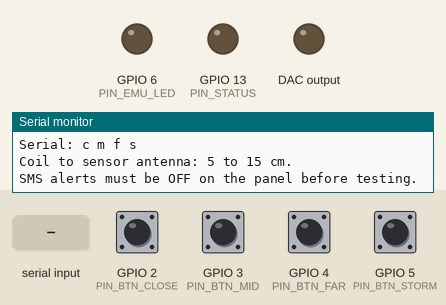
This sketch was run on a simulated ESP32-S3. On the bench: output pins drawn as LEDs (lit = HIGH), the last lines printed to the serial monitor. Wiring (inferred from the names in the program): MCP4725 DAC at I2C address 0x60. The inputs (shaded band) are chosen by the test bench; at power-on: GPIO 2 (PIN_BTN_CLOSE), GPIO 3 (PIN_BTN_MID), GPIO 4 (PIN_BTN_FAR), GPIO 5 (PIN_BTN_STORM) HIGH.

Above: at 1.2 s.
1.3 s: GPIO 5 (PIN_BTN_STORM) pulled LOW for 0.15 s
At 2.6 s:
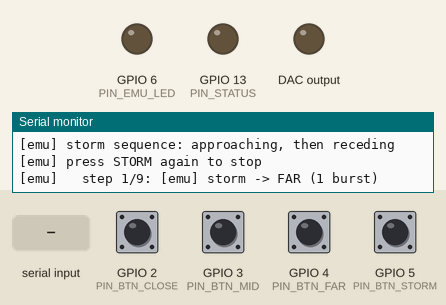
4.4 s: GPIO 5 (PIN_BTN_STORM) pulled LOW for 1 s
At 5.5 s:
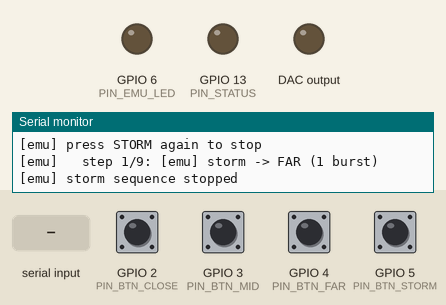
6.9 s: GPIO 2 (PIN_BTN_CLOSE) pulled LOW for 0.15 s
At 7.7 s:
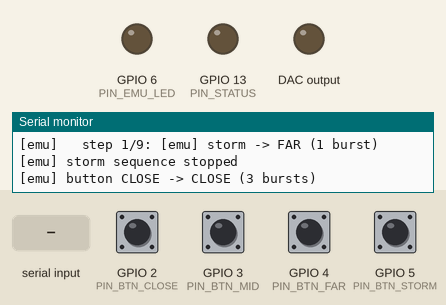
8.5 s: GPIO 3 (PIN_BTN_MID) pulled LOW for 0.15 s
At 9.7 s:
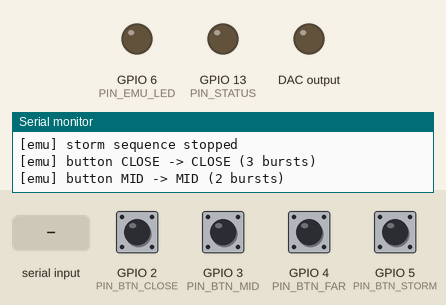
10.1 s: GPIO 4 (PIN_BTN_FAR) pulled LOW for 0.15 s
At 11.0 s:
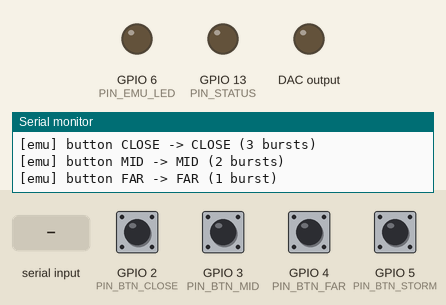
11.7 s: "c" received over Serial
At 12.3 s:
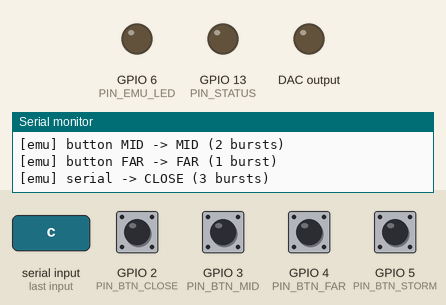
Timing chart, 0 to 14.2 s (numbered marks = the images above; inputs shaded):
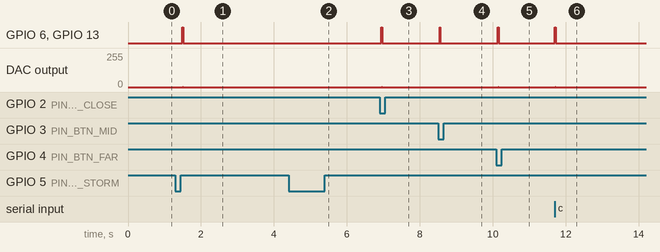

Measured:
- after the input at 1.3 s, GPIO 6 (PIN_EMU_LED), GPIO 13 (PIN_STATUS): LOW → HIGH after 0.19 s, → LOW 0.02 s later; DAC output: 0/255 → 1/255 after 0.20 s, → 0/255 0.01 s later
- after the input at 4.4 s, GPIO 6 (PIN_EMU_LED), GPIO 13 (PIN_STATUS): stays LOW (without the input it goes to HIGH after 0.11 s); DAC output: stays 0/255 (without the input it goes to 1/255 after 0.12 s)
- after the input at 6.9 s, GPIO 6 (PIN_EMU_LED), GPIO 13 (PIN_STATUS): LOW → HIGH at once, → LOW 0.03 s later; DAC output: 0/255 → 1/255 after 0.06 s, → 0/255 0.01 s later
- after the input at 8.5 s, GPIO 6 (PIN_EMU_LED), GPIO 13 (PIN_STATUS): LOW → HIGH at once, → LOW 0.02 s later; DAC output: 0/255 → 1/255 after 0.05 s, → 0/255 0.01 s later
- after the input at 10.1 s, GPIO 6 (PIN_EMU_LED), GPIO 13 (PIN_STATUS): LOW → HIGH at once, → LOW 0.02 s later; DAC output: 0/255 → 1/255 after 0.05 s, → 0/255 0.01 s later
- after the input at 11.7 s, GPIO 6 (PIN_EMU_LED), GPIO 13 (PIN_STATUS): LOW → HIGH at once, → LOW 0.03 s later; DAC output: 0/255 → 1/255 at once, → 0/255 0.01 s later

The sketch:

lightning_emulator.ino
```cpp
// =========================================================================
//
//  Stratus AS3935 Lightning Emulator
//  Arduino Nano host for the Thunder EMU Click: injects synthetic strikes for
//  bench testing.
//
//  Property of METRON (PTY) LTD | Inteltronics
//  Developed by L.J. Esterhuizen, Inteltronics
//
// =========================================================================

/*
 * AS3935 lightning emulator - Arduino Nano + MikroElektronika Thunder EMU Click.
 *
 * PROCESS
 *   1. Host writes a 20-sample decaying profile to the Click's MCP4725 DAC.
 *   2. DAC output drives an inductor, emitting an RF burst.
 *   3. Burst repeats (3 - mode) times: CLOSE 3, MID 2, FAR 1.
 *   4. 10 ms tail, then DAC parked powered-down at 0.
 *   5. AS3935 receives the burst and derives its own distance and energy.
 *
 * TIMING
 *   I2C 100 kHz. One 2-byte write = ~280 us bus time.
 *   Inter-sample delay 22 us. Sample period ~300 us. Burst ~6 ms.
 *
 * DAC PROTOCOL
 *   MCP4725 at 0x60, or 0x61 when strapped.
 *   Fast-mode write, 2 bytes:
 *     byte0 = mode | ((value >> 8) & 0x0F)
 *     byte1 = value & 0xFF
 *   mode 0x00 = normal, 0x10 = powered down through 1k.
 *
 * WIRING
 *   A4  -> SDA
 *   A5  -> SCL
 *   D6  -> RST                  Click thunder LED
 *   D2  -> button to GND        CLOSE
 *   D3  -> button to GND        MID
 *   D4  -> button to GND        FAR
 *   D5  -> button to GND        STORM sequence
 *   D13 -> on-board LED         activity
 *   AN, PWM, INT: not connected. These are the Click's own buttons, wired as
 *   host inputs. The Click cannot emit a burst on its own.
 *
 * LEVELS
 *   Nano is 5 V. Click is 3.3 V unless its voltage jumper selects 5 V.
 *   3.3 V board: power from 3V3, level-shift SDA and SCL.
 *
 * RANGE
 *   Emulator coil to sensor antenna: 5 to 15 cm.
 */

#include <Wire.h>

// ---------------------------------------------------------------------------
// Configuration
// ---------------------------------------------------------------------------

// MCP4725 address candidates, probed in order at boot.
static const uint8_t DAC_ADDR_PRIMARY = 0x60;
static const uint8_t DAC_ADDR_ALT = 0x61;
static uint8_t dacAddr = DAC_ADDR_PRIMARY;   // resolved in setup()

// DAC fast-mode command bits.
static const uint8_t DAC_FAST_NORMAL = 0x00;
static const uint8_t DAC_FAST_PDOWN_1K = 0x10;

// Emulation modes. Burst count is 3 - mode.
static const uint8_t MODE_CLOSE = 0;
static const uint8_t MODE_MID = 1;
static const uint8_t MODE_FAR = 2;

// Pins.
static const uint8_t PIN_BTN_CLOSE = 2;
static const uint8_t PIN_BTN_MID = 3;
static const uint8_t PIN_BTN_FAR = 4;
static const uint8_t PIN_BTN_STORM = 5;
static const uint8_t PIN_EMU_LED = 6;    // mikroBUS RST
static const uint8_t PIN_STATUS = 13;    // on-board LED

// Debounce window, and minimum interval between two accepted presses.
static const unsigned long DEBOUNCE_MS = 40;
static const unsigned long RETRIGGER_LOCKOUT_MS = 400;

// I2C timeout. Bounds a transfer if SDA is held low.
static const uint32_t I2C_TIMEOUT_US = 3000;

/* Whether this core can arm that timeout.
 *
 * setWireTimeout was added to the CLASSIC AVR Wire library only. It is absent
 * from megaavr and from SAMD, so calling it unguarded is a compile error
 * ("class TwoWire has no member named setWireTimeout") on two of the three
 * boards this rig is documented to run on:
 *
 *   - Nano 33 IoT   (SAMD21,   ARDUINO_ARCH_SAMD)
 *   - Nano Every    (ATmega4809, ARDUINO_ARCH_MEGAAVR)
 *
 * Both are named in the README as the way to avoid level-shifting a 3.3 V
 * Click, and neither would build before this guard.
 *
 * Detected by architecture rather than by a feature macro because the AVR Wire
 * library does not publish one: its header defines WIRE_HAS_END and nothing for
 * the timeout API, so there is nothing to test for. ARDUINO_ARCH_AVR is
 * therefore the honest proxy - classic AVR has it, the others do not.
 *
 * An AVR core older than 1.8.1 predates the API and cannot be distinguished by
 * any macro the core defines, so it is handled by hand: build with
 * -DEMU_NO_I2C_TIMEOUT, or update the core, which is the better answer.
 *
 * Losing the timeout is a worse failure mode rather than a broken build: a bus
 * held low hangs the sketch instead of failing the write. dacWrite still reports
 * a missing ACK for every other fault. setup() says which build you got, because
 * "it hangs" and "it prints DAC DID NOT ACK" are very different things to debug.
 */
#if defined(ARDUINO_ARCH_AVR) && !defined(EMU_NO_I2C_TIMEOUT)
  #define EMU_I2C_TIMEOUT_ARMED 1
#else
  #define EMU_I2C_TIMEOUT_ARMED 0
#endif

// Vendor DAC profile: 20 samples, 12-bit, decaying.
static const uint16_t THUNDER_PROFILE[20] = {
  1030, 730, 520, 370, 270, 200, 150, 110, 90, 70,
  60, 50, 45, 43, 40, 37, 35, 33, 32, 31
};

/* Button debounce state.
 *
 * Declared up here, ahead of the first function in the sketch, because it has to
 * be. The Arduino build generates a prototype for every function and inserts the
 * whole block at the line of the FIRST function definition, so any type used in a
 * signature below that line does not exist yet when its own prototype is read.
 * With this struct further down, next to the code that uses it, the sketch failed
 * with "'Button' was not declared in this scope" pointing at a definition that is
 * plainly right there - the prototype the build inserted is what could not see it.
 *
 * Keep type definitions above dacWrite, which is the first function in this file.
 */
struct Button {
  uint8_t pin;
  uint8_t stable;                          // last debounced level
  bool timing;                             // a level change is being timed
  unsigned long changedAt;                 // when the raw level moved
  bool everFired;                          // has fired at least once
  unsigned long firedAt;                   // when it last fired
};

static Button buttons[4] = {
  { PIN_BTN_CLOSE, HIGH, false, 0, false, 0 },
  { PIN_BTN_MID,   HIGH, false, 0, false, 0 },
  { PIN_BTN_FAR,   HIGH, false, 0, false, 0 },
  { PIN_BTN_STORM, HIGH, false, 0, false, 0 },
};

// ---------------------------------------------------------------------------
// DAC
// ---------------------------------------------------------------------------

/* One fast-mode write. Returns true on ACK. Value clamped to 12 bits. */
static bool dacWrite(uint8_t mode, uint16_t value) {
  if (value > 0x0FFF) {
    value = 0x0FFF;
  }
  Wire.beginTransmission(dacAddr);
  Wire.write((uint8_t)(mode | ((value >> 8) & 0x0F)));
  Wire.write((uint8_t)(value & 0xFF));
  return Wire.endTransmission() == 0;
}

/* Zero-length write: does a device ACK this address? */
static bool dacPresentAt(uint8_t addr) {
  Wire.beginTransmission(addr);
  return Wire.endTransmission() == 0;
}

/* Probe 0x60 then 0x61. Sets dacAddr. False if neither answers. */
static bool dacFind() {
  if (dacPresentAt(DAC_ADDR_PRIMARY)) { dacAddr = DAC_ADDR_PRIMARY; return true; }
  if (dacPresentAt(DAC_ADDR_ALT))     { dacAddr = DAC_ADDR_ALT;     return true; }
  return false;
}

// ---------------------------------------------------------------------------
// Emulation
// ---------------------------------------------------------------------------

/* Emit one strike.
   (3 - mode) bursts of the 20-sample profile, 22 us between samples,
   10 ms tail, then park the DAC powered down at 0. */
static bool generateThunder(uint8_t mode) {
  if (mode > MODE_FAR) {
    return false;
  }
  bool ok = true;
  uint8_t bursts = 3 - mode;

  digitalWrite(PIN_EMU_LED, HIGH);
  digitalWrite(PIN_STATUS, HIGH);

  while (bursts--) {
    for (uint8_t i = 0; i < 20; i++) {
      ok &= dacWrite(DAC_FAST_NORMAL, THUNDER_PROFILE[i]);
      delayMicroseconds(22);
    }
  }

  delay(10);
  ok &= dacWrite(DAC_FAST_PDOWN_1K, 0x0000);

  digitalWrite(PIN_EMU_LED, LOW);
  digitalWrite(PIN_STATUS, LOW);
  return ok;
}

static const char *modeName(uint8_t mode) {
  switch (mode) {
    case MODE_CLOSE: return "CLOSE";
    case MODE_MID:   return "MID";
    case MODE_FAR:   return "FAR";
    default:         return "?";
  }
}

/* Emit one strike and log it. No ACK means nothing was emitted. */
static void fire(uint8_t mode, const char *why) {
  bool ok = generateThunder(mode);
  Serial.print(F("[emu] "));
  Serial.print(why);
  Serial.print(F(" -> "));
  Serial.print(modeName(mode));
  Serial.print(F(" ("));
  Serial.print(3 - mode);
  Serial.print(F(" burst"));
  Serial.print((3 - mode) == 1 ? F(")") : F("s)"));
  if (!ok) {
    Serial.print(F("  ** DAC DID NOT ACK - nothing emitted **"));
  }
  Serial.println();
}

/* Block until STORM has been released for DEBOUNCE_MS. */
static void waitForStormRelease() {
  unsigned long stableSince = 0;
  while (true) {
    if (digitalRead(PIN_BTN_STORM) == HIGH) {
      if (stableSince == 0) {
        stableSince = millis();
      } else if (millis() - stableSince >= DEBOUNCE_MS) {
        return;
      }
    } else {
      stableSince = 0;
    }
    delay(5);
  }
}

/* Wait `ms`. Returns true early if STORM is pressed again. */
static bool waitOrAbort(unsigned long ms) {
  unsigned long start = millis();
  unsigned long downSince = 0;
  while (millis() - start < ms) {
    if (digitalRead(PIN_BTN_STORM) == LOW) {
      if (downSince == 0) {
        downSince = millis();
      } else if (millis() - downSince >= DEBOUNCE_MS) {
        waitForStormRelease();
        return true;
      }
    } else {
      downSince = 0;
    }
    delay(5);
  }
  return false;
}

/* Scripted storm: 9 strikes, far to close then receding, 3 s apart.
   Waits for release first so the starting press is not read as an abort.
   A second STORM press stops it. */
static void stormSequence() {
  static const uint8_t script[] = {
    MODE_FAR, MODE_FAR, MODE_MID, MODE_MID, MODE_CLOSE,
    MODE_CLOSE, MODE_CLOSE, MODE_MID, MODE_FAR
  };
  const uint8_t steps = sizeof(script) / sizeof(script[0]);

  Serial.println(F("[emu] storm sequence: approaching, then receding"));
  Serial.println(F("[emu] press STORM again to stop"));

  waitForStormRelease();

  for (uint8_t i = 0; i < steps; i++) {
    Serial.print(F("[emu]   step "));
    Serial.print(i + 1);
    Serial.print('/');
    Serial.print(steps);
    Serial.print(F(": "));
    fire(script[i], "storm");

    if (i + 1 < steps && waitOrAbort(3000)) {
      Serial.println(F("[emu] storm sequence stopped"));
      return;
    }
  }
  Serial.println(F("[emu] storm sequence complete"));
}

// ---------------------------------------------------------------------------
// Buttons
// ---------------------------------------------------------------------------

/* True once per press: falling edge, debounced, past the lockout.
   `timing` marks an in-progress debounce; `everFired` exempts the first
   press from the lockout comparison. */
static bool pressed(Button &b) {
  unsigned long now = millis();
  uint8_t raw = digitalRead(b.pin);

  if (raw != b.stable) {
    if (!b.timing) {
      b.timing = true;
      b.changedAt = now;
    } else if (now - b.changedAt >= DEBOUNCE_MS) {
      b.stable = raw;
      b.timing = false;
      if (raw == LOW &&
          (!b.everFired || (now - b.firedAt) >= RETRIGGER_LOCKOUT_MS)) {
        b.everFired = true;
        b.firedAt = now;
        return true;
      }
    }
  } else {
    b.timing = false;
  }
  return false;
}

// ---------------------------------------------------------------------------
// Setup and loop
// ---------------------------------------------------------------------------

void setup() {
  Serial.begin(115200);

  pinMode(PIN_BTN_CLOSE, INPUT_PULLUP);
  pinMode(PIN_BTN_MID, INPUT_PULLUP);
  pinMode(PIN_BTN_FAR, INPUT_PULLUP);
  pinMode(PIN_BTN_STORM, INPUT_PULLUP);
  pinMode(PIN_EMU_LED, OUTPUT);
  pinMode(PIN_STATUS, OUTPUT);
  digitalWrite(PIN_EMU_LED, LOW);
  digitalWrite(PIN_STATUS, LOW);

  Wire.begin();
  Wire.setClock(100000);

#if EMU_I2C_TIMEOUT_ARMED
  Wire.setWireTimeout(I2C_TIMEOUT_US, true);   // true: reset the peripheral
#endif

  delay(50);

  Serial.println();
  Serial.println(F("=== AS3935 lightning emulator ==="));
  Serial.println(F("Arduino Nano + Thunder EMU Click"));
  if (dacFind()) {
    Serial.print(F("DAC found at 0x"));
    Serial.print(dacAddr, HEX);
    Serial.println();
    dacWrite(DAC_FAST_PDOWN_1K, 0x0000);       // park while idle
  } else {
    Serial.println(F("DAC NOT RESPONDING at 0x60 or 0x61."));
    Serial.println(F("  SDA on A4, SCL on A5, common GND, power present."));
    Serial.println(F("  A 3.3 V-only Click needs 3V3 and level-shifted I2C."));
  }
#if !EMU_I2C_TIMEOUT_ARMED
  Serial.println(F("Note: this core has no I2C timeout. A bus held low will"));
  Serial.println(F("  hang the sketch rather than report a failed write."));
#endif

  Serial.println();
  Serial.println(F("Buttons to GND:"));
  Serial.println(F("  D2 CLOSE   D3 MID   D4 FAR   D5 STORM"));
  Serial.println(F("Serial: c m f s"));
  Serial.println(F("Coil to sensor antenna: 5 to 15 cm."));
  Serial.println(F("SMS alerts must be OFF on the panel before testing."));
  Serial.println();
}

void loop() {
  if (pressed(buttons[0])) fire(MODE_CLOSE, "button CLOSE");
  if (pressed(buttons[1])) fire(MODE_MID, "button MID");
  if (pressed(buttons[2])) fire(MODE_FAR, "button FAR");
  if (pressed(buttons[3])) stormSequence();

  // One character per pass, so a pasted string cannot queue several sequences.
  if (Serial.available() > 0) {
    int c = Serial.read();
    switch (c) {
      case 'c': case 'C': fire(MODE_CLOSE, "serial"); break;
      case 'm': case 'M': fire(MODE_MID, "serial"); break;
      case 'f': case 'F': fire(MODE_FAR, "serial"); break;
      case 's': case 'S':
        stormSequence();
        while (Serial.available() > 0) Serial.read();   // discard stale input
        break;
      default: break;
    }
  }
}
```
